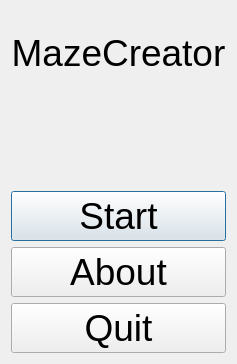
<?xml version="1.0" encoding="UTF-8"?>
<ui version="4.0">
 <class>QtMazeCreatorMenuDialog</class>
 <widget class="QDialog" name="QtMazeCreatorMenuDialog">
  <property name="geometry">
   <rect>
    <x>0</x>
    <y>0</y>
    <width>237</width>
    <height>364</height>
   </rect>
  </property>
  <property name="font">
   <font>
    <pointsize>28</pointsize>
   </font>
  </property>
  <property name="windowTitle">
   <string>MazeCreator</string>
  </property>
  <property name="windowIcon">
   <iconset resource="mazecreator.qrc">
    <normaloff>:/images/PicR.png</normaloff>:/images/PicR.png</iconset>
  </property>
  <layout class="QVBoxLayout" name="verticalLayout">
   <item>
    <widget class="QLabel" name="label_image">
     <property name="text">
      <string>MazeCreator</string>
     </property>
     <property name="alignment">
      <set>Qt::AlignCenter</set>
     </property>
    </widget>
   </item>
   <item>
    <widget class="QLabel" name="label_title">
     <property name="text">
      <string/>
     </property>
     <property name="pixmap">
      <pixmap resource="mazecreator.qrc">:/images/ToolMazeCreatorWelcome.png</pixmap>
     </property>
     <property name="alignment">
      <set>Qt::AlignCenter</set>
     </property>
    </widget>
   </item>
   <item>
    <widget class="QPushButton" name="button_start">
     <property name="text">
      <string>Start</string>
     </property>
    </widget>
   </item>
   <item>
    <widget class="QPushButton" name="button_about">
     <property name="text">
      <string>About</string>
     </property>
    </widget>
   </item>
   <item>
    <widget class="QPushButton" name="button_quit">
     <property name="text">
      <string>Quit</string>
     </property>
    </widget>
   </item>
  </layout>
 </widget>
 <resources>
  <include location="mazecreator.qrc"/>
 </resources>
 <connections/>
</ui>
